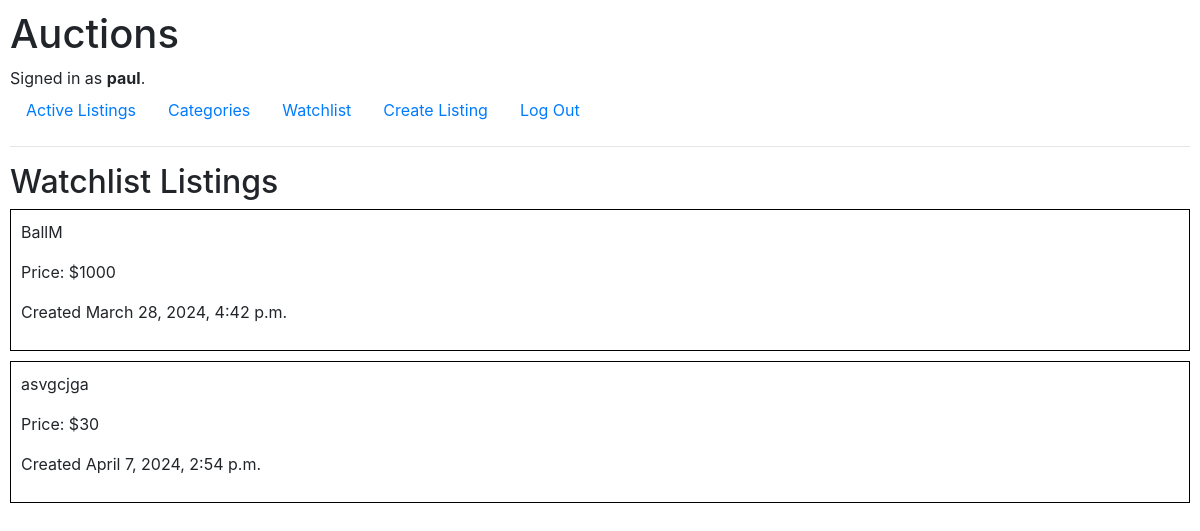
Page /watchlist (signed in) on the committed database.
### auctions/models.py (models this page shows, shortened)
class User(AbstractUser):
    pass

class Watchlist(models.Model):
    id = id = models.BigAutoField(primary_key=True)
    watchlist_user = models.ForeignKey(User, on_delete=models.CASCADE, related_name="watchlist_items")
    watchlist_auction = models.ForeignKey(AuctionListing, on_delete=models.CASCADE, related_name="watchlist_listings")

class AuctionListing(models.Model):
    id = models.BigAutoField(primary_key=True)
    auctioneer = models.ForeignKey(User, on_delete=models.CASCADE, related_name="listings", default=1)
    title = models.CharField(max_length=64)
    description = models.CharField(max_length=255)
    starting_bid = models.IntegerField()
    date_created = models.DateTimeField(auto_now_add=True)
    image_url = models.URLField(blank=True, null=True)
    category = models.ForeignKey(Category, on_delete=models.CASCADE, related_name="auctions")

### auctions/views.py (the view)
# urls.py: path("watchlist", views.watchlist_view, name="watchlist_view"),
@login_required
def watchlist_view(request):
    watchlist_items = Watchlist.objects.filter(watchlist_user=request.user).order_by("id")
    return render(request, "auctions/watchlist.html", {
        "watchlist_items": watchlist_items
    })

### auctions/templates/auctions/watchlist.html
{% extends "auctions/layout.html" %}
{% block body %}
    <h2>Watchlist Listings</h2>
    <div>
        {% for watchlist_item in watchlist_items %}
            <a href="{% url 'listing_view' watchlist_item.watchlist_auction.id%}" class="auction-link">
                <div class="auction">
                    <p>{{ watchlist_item.watchlist_auction.title }}</p>
                    <p>Price: ${{ watchlist_item.watchlist_auction.starting_bid }}</p>
                    <p>Created {{ watchlist_item.watchlist_auction.date_created }}</p>
                </div>
            </a>
        {% endfor %}
    </div>
{% endblock %}

### auctions/templates/auctions/layout.html (shortened to what this page needs)
{% load static %}
<!DOCTYPE html>
<html lang="en">
    <head>
        <link rel="stylesheet" href="https://stackpath.bootstrapcdn.com/bootstrap/4.4.1/css/bootstrap.min.css">
        <link href="{% static 'auctions/styles.css' %}" rel="stylesheet">
    </head>
    <body>
        <h1>Auctions</h1>
        <div>
            {% if user.is_authenticated %}
                Signed in as <strong>{{ user.username }}</strong>.
            {% else %}
                Not signed in.
            {% endif %}
        </div>
        <ul class="nav">
            <li class="nav-item">
                <a class="nav-link" href="{% url 'index' %}">Active Listings</a>
            </li>
            {% if user.is_authenticated %}
                <li class="nav-item">
                    <a class="nav-link" href="">Categories</a>
                </li>
                <li class="nav-item">
                    <a class="nav-link" href="{% url 'watchlist_view' %}">Watchlist</a>
                </li>
                <li class="nav-item">
                    <a class="nav-link" href="{% url 'create_listing' %}">Create Listing</a>
                </li>
                <li class="nav-item">
                    <a class="nav-link" href="{% url 'logout' %}">Log Out</a>
                </li>
            {% endif %}
        </ul>
        <hr>
        {% block body %}
        {% endblock %}
    </body>
</html>

### auctions/static/auctions/styles.css (style rules this page uses)
body { padding: 10px; }
.auction { border: 1px solid black; padding: 10px; margin-bottom: 10px; }
a.auction-link { text-decoration: none; color: inherit; }

### rows in the picture
User: username "paul"
Watchlist: watchlist_auction "BallM", watchlist_auction.starting_bid "1000", watchlist_auction.date_created "March 28, 2024, 4:42 p.m."
Watchlist: watchlist_auction "asvgcjga", watchlist_auction.starting_bid "30", watchlist_auction.date_created "April 7, 2024, 2:54 p.m."
